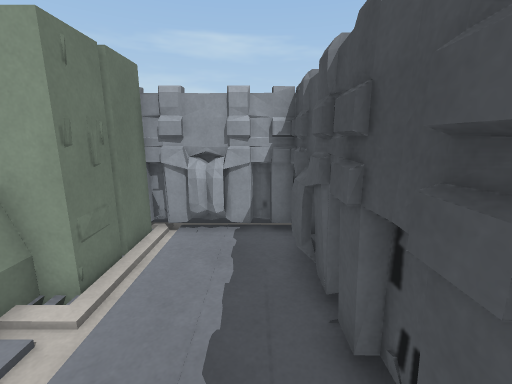
[1] (above)

12 first-person views from a walk through a scene from a Unity 3-D project. The camera is 1.5 m above the floor, tilts 12° down and sees 90° across. Doors are open. The floor is counted in squares, 0.5 m on a side. Each view is taken from the middle of a square. On the plan, view 1 faces up. The plan holds only what a view shows up to about 19 squares ahead; the rest is blank. The place goes on beyond the plan. The player character is not drawn. Surface patterns are stand-ins for the level's own textures.

[2]
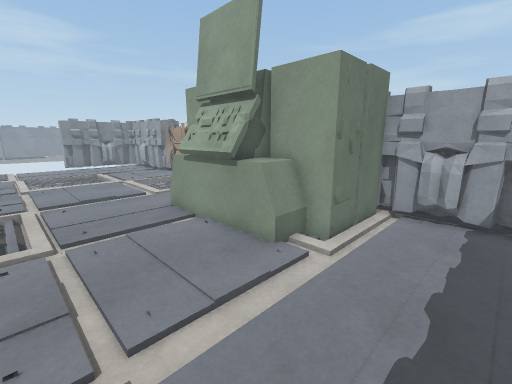

[3]
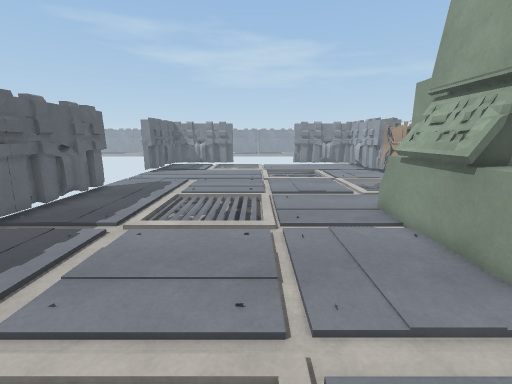

[4]
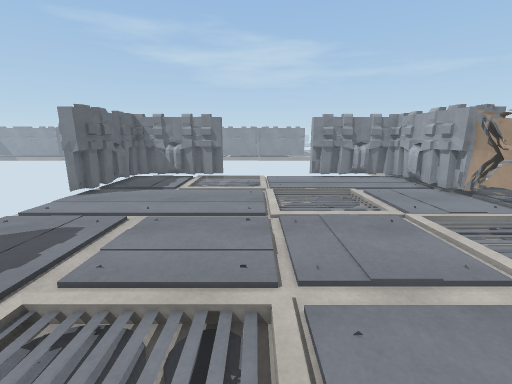

[5]
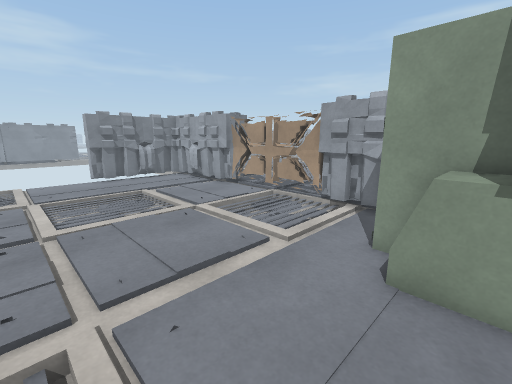

[6]
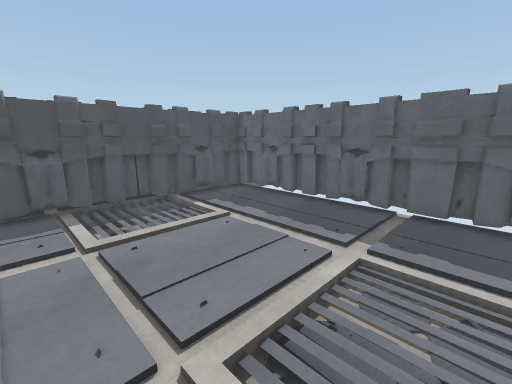

[7]
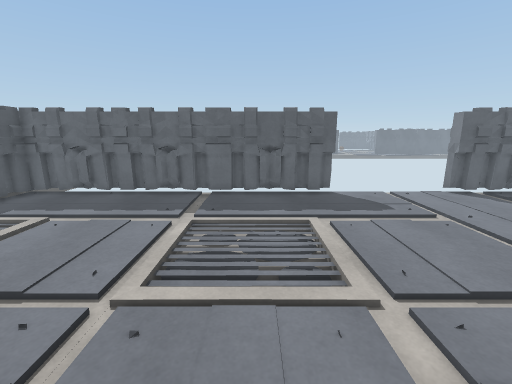

[8]
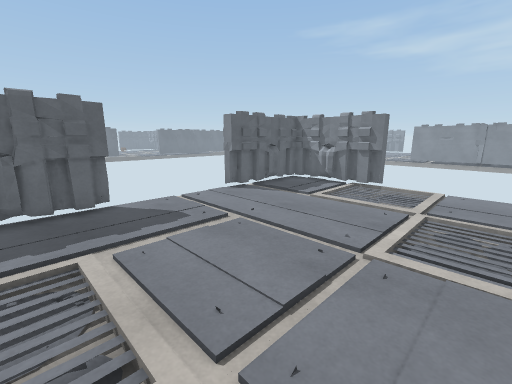

[9]
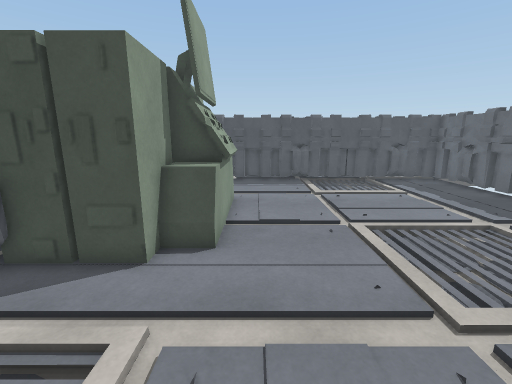

[10]
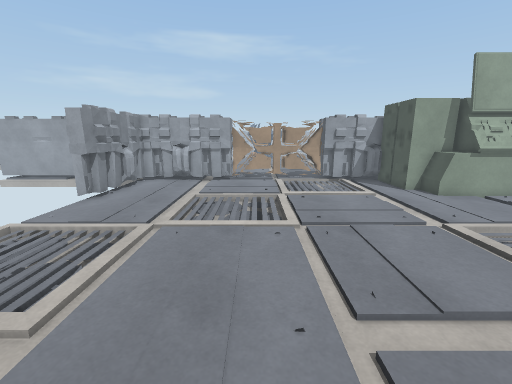

[11]
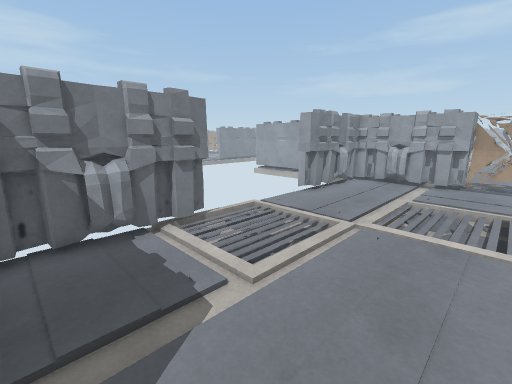

[12]
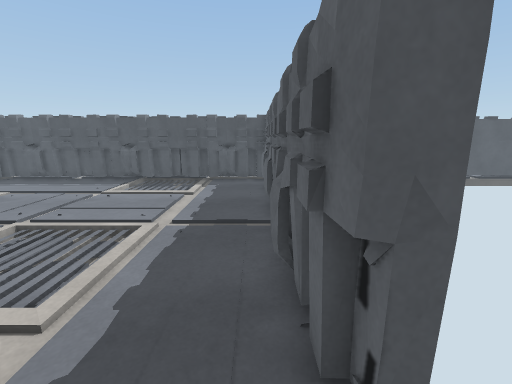

### Floor plan
Key: @ floor where view 1 was taken; # wall or solid block; . floor; / step, stairs or slope; D open door; = window, fence, low wall or low ledge; O other object.
Columns run from 29 left of view 1 to 1 right of it. Each row starts with its distance up from view 1.
  8  ##################      ######
  7  #........./////..O      #O...#
  6  #........./////..O      #....#
  5  #........./////..OO######....#
  4  #........./////...OOOOOO/....#
  3 ##..../////........OOOOOO/....#
  2 #D..../////...................#
  1  D..../////...................#
  0  D..../////..................@#
 -1  D.////////........./......//.#
 -2  D////.........././//.....////#
 -3  D////..........//.//......///#
 -4  D////........../////.....////#
 -5 ##////........../////.....////#
 -6  #////........../////.....////#
 -7  #............................#
 -8  #............................#
 -9  #............................#
-10  #.#= .......... =#...##...##.#
-11  #######DDDDDDD################
-12        #      ##

Positions as (right, up) in squares from view 1, and headings:
1: (0, 0), facing up
2: (0, -2), facing up-left
3: (0, -2), facing left
4: (-9, -2), facing left
5: (-9, -2), facing up-left
6: (-11, 0), facing down-right
7: (-11, 3), facing down
8: (-12, 1), facing down-left
9: (-17, 2), facing right
10: (-20, -10), facing up
11: (-20, -10), facing up-left
12: (-17, -10), facing right
